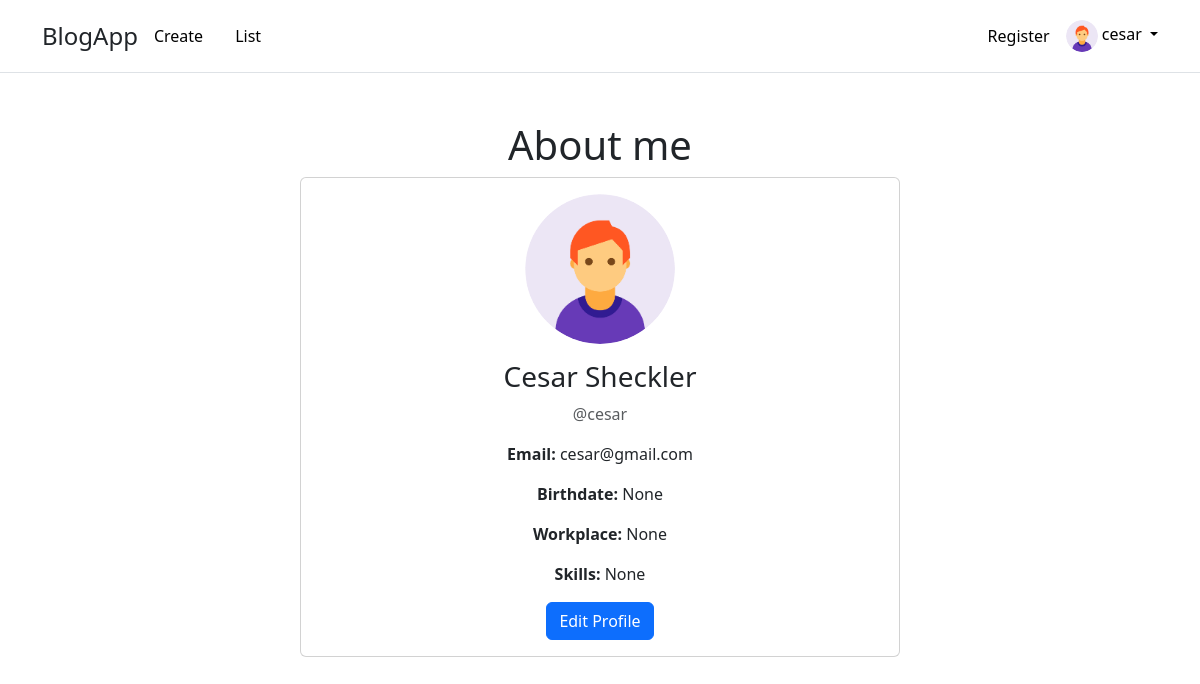
The app's page /users/about_me/ (signed in) with its own data.
### users/models.py (models this page shows)
class InfoExtra(models.Model):
    user = models.OneToOneField(User, on_delete=models.CASCADE)
    avatar = models.ImageField(upload_to="avatar/", null=True, blank=True)
    birth_date = models.DateField(null=True)
    workplace = models.CharField(max_length=255, null=True, blank=True)
    skills = models.TextField(null=True, blank=True)

### users/views.py (the view)
# urls.py: path('about_me/' , about_me , name='about_me')
def about_me(request):
    user_info = request.user.infoextra
    return render(request, "users/about_me.html", {"user_info": user_info})

### users/templates/users/about_me.html
{% extends "template_base.html" %}
{% load static %}
{% block content %}
{% block title_head %} <h1 class="text-center">About me</h1> {% endblock title_head %}
    <div class="card mx-auto" style="max-width: 600px;">
        <div class="card-body text-center">
            {% if user_info.avatar %}
                <img src="{{ user_info.avatar.url }}" class="rounded-circle mb-3" width="150" height="150" alt="Avatar">
            {% else %}
                <img src="{% static 'assets/img/user.png' %}" class="rounded-circle mb-3" width="150" height="150" alt="Avatar">
            {% endif %}
            <h3>{{ request.user.first_name }} {{ request.user.last_name }}</h3>
            <p class="text-muted">@{{ request.user.username }}</p>
            <p><strong>Email:</strong> {{ request.user.email }}</p>
            <p><strong>Birthdate:</strong> {{ user_info.birth_date }}</p>
            <p><strong>Workplace:</strong> {{ user_info.workplace }}</p>
            <p><strong>Skills:</strong> {{ user_info.skills }}</p>
            <a href="{% url 'edit_profile' %}" class="btn btn-primary">Edit Profile</a>
        </div>
    </div>
{% endblock content %}

### templates/template_base.html (shortened to what this page needs)
<!DOCTYPE html>
<html lang="en">
  {% load static %}
  {% load bootstrap_icons %}
  <head>
    <link href="https://cdn.jsdelivr.net/npm/bootstrap@5.3.3/dist/css/bootstrap.min.css" rel="stylesheet" />
  </head>
  <body>
    <header class="p-3 mb-3 border-bottom">
        <div class="container">
          <div class="d-flex flex-wrap align-items-center justify-content-center justify-content-lg-start">
            <a class="navbar-brand fs-4" href="{% url 'home' %}">BlogApp</a>
            <ul class="nav col-12 col-lg-auto me-lg-auto mb-2 justify-content-center mb-md-0">
                <li><a class="nav-link link-body-emphasis" href="{% url 'create_blog' %}">Create</a></li>
                <li><a class="nav-link link-body-emphasis" href="{% url 'list_blog' %}">List</a></li>
            </ul>
            <div class="col-12 col-lg-auto mb-3 mb-lg-0 me-lg-3" data-landmark-index="2">
              <a class="nav-link link-body-emphasis" href="{% url 'register' %}">Register</a>
            </div>
            {% if request.user.is_authenticated  %}
              <div class="dropdown text-end">
                <a href="#" class="d-block link-body-emphasis text-decoration-none dropdown-toggle" data-bs-toggle="dropdown" aria-expanded="false">
                  {% if request.user.infoextra.avatar %}
                    <img src={{ request.user.infoextra.avatar.url}} alt="mdo" width="32" height="32" class="rounded-circle">
                  {% else %}
                    <img src={% static "assets/img/user.png" %} alt="mdo" width="32" height="32" class="rounded-circle">
                  {% endif %}
                  {{ request.user.username }}
                </a>
              </div>
            {% else %}
            <div class="d-flex spa">
              <a class="nav-link link-body-emphasis" href="{% url 'login' %}">Login</a>
            </div>
            {% endif %}
          </div>
        </div>
      </header>
    <div class="mt-5 container">
      {% block content %}{% endblock %}
    </div>
  </body>
</html>

### records on screen
InfoExtra: avatar (picture), birth_date "None", workplace "None", skills "None"

### other values on screen
{{ request.user.username }} "cesar"
{{ request.user.first_name }} "Cesar"
{{ request.user.last_name }} "Sheckler"
{{ request.user.email }} "cesar@gmail.com"
